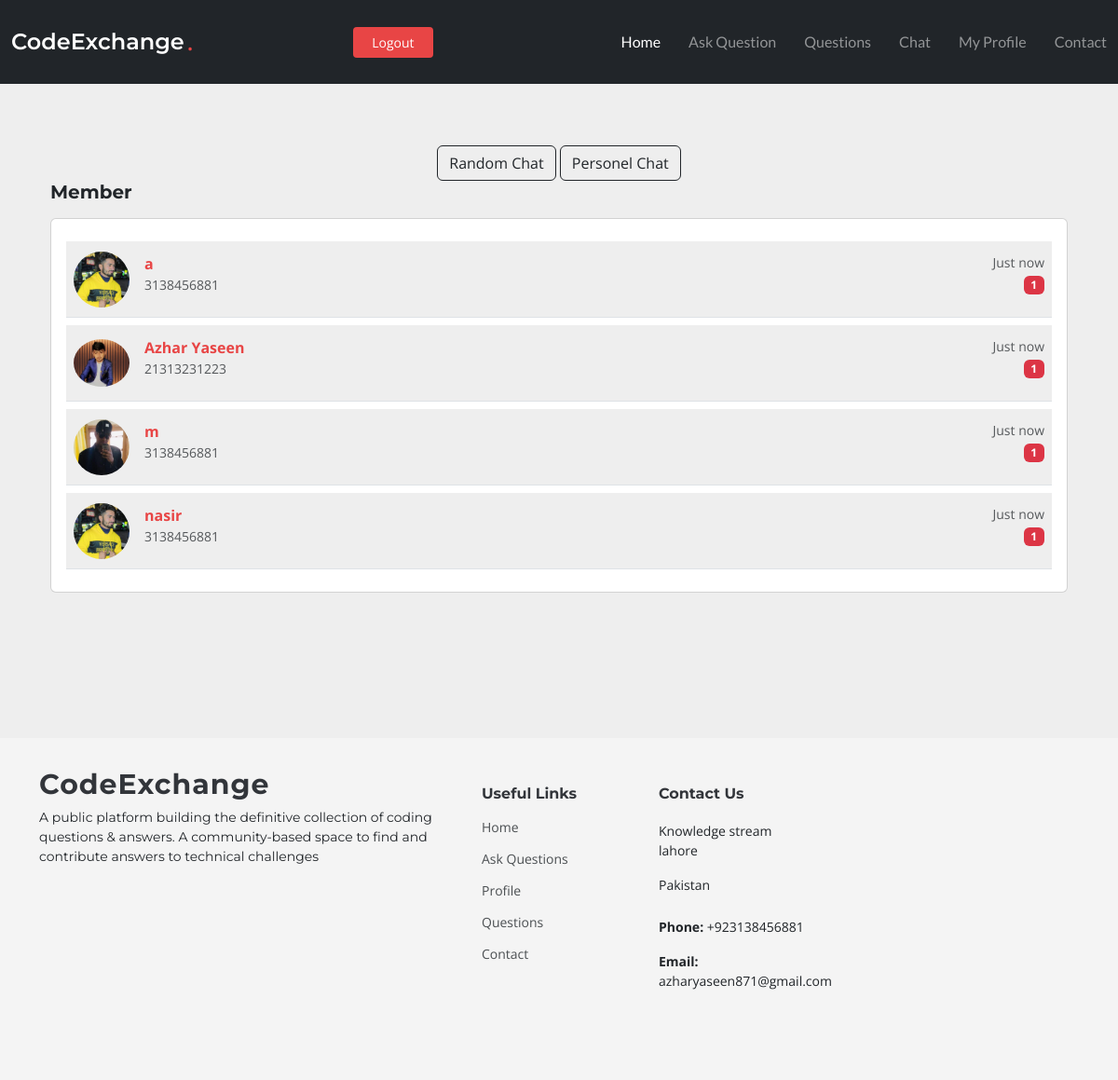
The app's page /personel_chat/ (signed in) with its own data.
### app/models.py (models this page shows, shortened)
class User_profile(models.Model):
    user = models.OneToOneField(User, related_name='profile', on_delete=models.CASCADE)
    bio = models.CharField(max_length=1000)
    city = models.CharField(max_length=1000, default="lahore")
    phone = models.IntegerField(null=True, blank=True)
    image = models.ImageField( default='default.jpg', upload_to='profile_pic' )
    date_created = models.DateTimeField(default=timezone.now)

### app/views.py (the view)
# urls.py: path('personel_chat/',views.personel_chat,name='personel_chat'),
@login_required(login_url='login')
def personel_chat(request):
    current_user = request.user
    users = User_profile.objects.all().exclude(user=current_user)
    return render(request, "app/personel_chat.html" ,{'users':users})

### app/templates/app/personel_chat.html (shortened to what this page needs)
{% extends 'base.html' %} {% block content %}
<section style="background-color: #eee">
  <div class="container py-5">
    <div class="container py-5">
      <div class="container text-center">
        <a class="btn btn-outline-dark" href="{% url 'chat' %}">Random Chat</a>
        <a class="btn btn-outline-dark" href="{% url 'personel_chat' %}">Personel Chat</a>
      </div>
    <div class="row">
      <div class="">
        <h5 class="font-weight-bold mb-3 text-center text-lg-start">Member</h5>
        <div class="card">
          <div class="card-body">
            <ul class="list-unstyled mb-0">
              {% for user in users %}
              <li class="p-2 border-bottom my-2" style="background-color: #eee">
                <a href="{% url 'chat_page' user.id %}" class="d-flex justify-content-between">
                  <div class="d-flex flex-row">
                    <img
                      src="{{ user.image.url }}"
                      alt="avatar"
                      class="rounded-circle d-flex align-self-center me-3 shadow-1-strong"
                      width="60"
                    />
                    <div class="pt-1">
                      <p class="fw-bold mb-0">{{ user.user }}</p>
                      <p class="small text-muted">{{ user.phone }}</p>
                    </div>
                  </div>
                  <div class="pt-1">
                    <p class="small text-muted mb-1">Just now</p>
                    <span class="badge bg-danger float-end">1</span>
                  </div>
                </a>
              </li>
              {% endfor %}
            </ul>
          </div>
        </div>
      </div>
    </div>
  </div>
</section>
{% endblock content %}

### static/assets/css/main.css (style rules this page uses)
:root { --font-default: "Open Sans", system-ui, -apple-system, "Segoe UI", Roboto, "Helvetica Neue", Arial, "Noto Sans", "Liberation Sans", sans-serif, "Apple Color Emoji", "Segoe UI Emoji", "Segoe UI Symbol", "Noto Color Emoji"; --font-primary: "Montserrat", sans-serif; --font-secondary: "Lato", sans-serif; }
:root { --color-default: #212529; --color-default-rgb: 33, 37, 41; --color-background: #ffffff; --color-background-rgb: 255, 255, 255; --color-primary: #e84545; --color-primary-rgb: 232, 69, 69; --color-secondary: #32353a; --color-secondary-rgb: 50, 53, 58; --color-box-background: #ffffff; --color-box-background-rgb: 255, 255, 255; --color-inverse: #ffffff; --color-inverse-rgb: 255, 255, 255; }
:root { --color-nav: #3a3939; --color-nav-hover: #e84545; --color-nav-dropdown: #3a3939; --color-nav-dropdown-hover: #e84545; --color-nav-dropdown-background: #ffffff; --color-nav-mobile-background: #ffffff; }
:root { scroll-behavior: smooth; }
body { color: var(--color-default); background-color: var(--color-background); font-family: var(--font-default); }
a { color: var(--color-primary); text-decoration: none; transition: 0.3s; }
h1, h2, h3, h4, h5, h6 { font-family: var(--font-primary); }
section { color: var(--color-default); background-color: var(--color-background); padding: 60px 0; overflow: clip; }
section { scroll-margin-top: 90px; }

### records on screen
User_profile: image (picture), user "a", phone "3138456881"
User_profile: image (picture), user "Azhar Yaseen", phone "21313231223"
User_profile: image (picture), user "m", phone "3138456881"
User_profile: image (picture), user "nasir", phone "3138456881"
